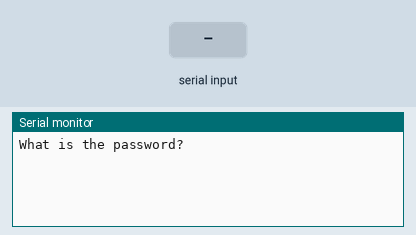
Recording of a sketch running on a simulated Arduino Uno, built with avr-gcc and run on an emulated ATmega328P. Parts: the last lines printed to the serial monitor. Inputs (shaded band) come from the test bench.

Above: at 1.2 s.
1.3 s: "1\n" received over Serial
At 1.6 s:
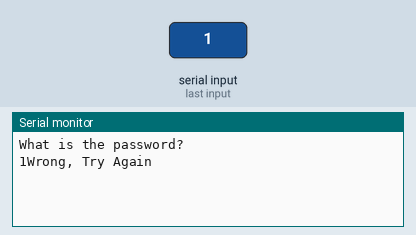
2.8 s: "0\n" received over Serial
At 4.0 s:
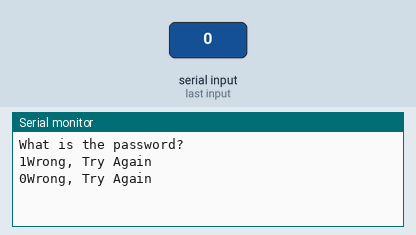
4.3 s: "2\n" received over Serial
At 5.1 s:
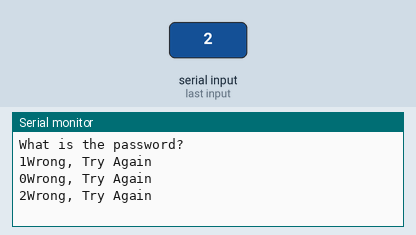

Measured:
- after the input at 1.3 s, the serial monitor: prints a new line at once (image 1)
- after the input at 2.8 s, the serial monitor: prints a new line at once (image 2)
- after the input at 4.3 s, the serial monitor: prints a new line at once (image 3)

The sketch:

HelloWorld.ino
```cpp
/* User defined functions definition */
// The input is the empty char array for user to input
// After calling the function, the user's input will be stored into the char array
#define MAX_INPUT_NUM 50
void getString(char *a){
 String str;
 while(1){
  if(Serial.available() > 0) {
   str = Serial.readStringUntil('\n');
   str.toCharArray(a, MAX_INPUT_NUM);
   break;
  }
 }
}
// array for storing the password
char str1[] = "SECRET";
// array for storing user's input
char str2[MAX_INPUT_NUM];
bool guessed = false;

void setup() {
 // put your setup code here, to run once:
 Serial.begin(9600);
 Serial.println("What is the password?");
}

// put your main code here, to run repeatedly
void loop() {

// get the user input string into the char array str2
 getString(str2);
 if(!strcmp(str1, str2)) {
  Serial.println("You Guessed It!");
  guessed = true;
 }
else {
  Serial.print(str2);
  Serial.println("Wrong, Try Again");
}

// for this case, we don't need to do anything after inputting the password
 if (guessed) while(1);
}
```
